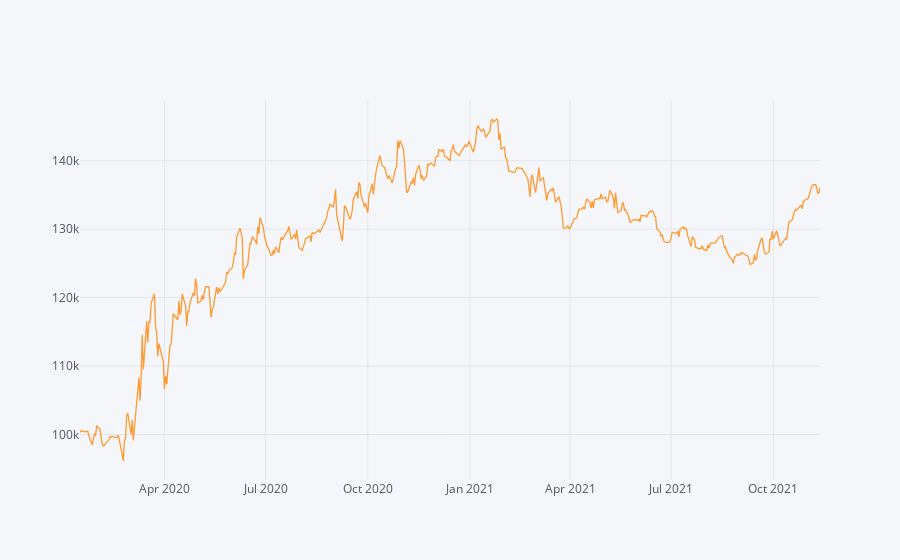

Notebook source saved alongside this figure:
### Code cell
r_df = results['result_df']

# Calculate the Absolute Return of our trend-following trading strategy
absolute_return_tf = (r_df['account_val'].iloc[-1]-starting_capital)/starting_capital

# Calculate the CAGR or our trend-following trading strategy
CAGR_tf = ((r_df['account_val'].iloc[-1]/starting_capital)**(252/len(df)))-1
#or
CAGR_tf = ((r_df['account_val'].iloc[-1]/starting_capital)**(365/(df.index[-1] - df.index[0]).days))-1


# Calculate the IR (Sharpe without RF-rate) of our trend-following trading strategy
information_ratio_tf = (r_df.account_val.pct_change().mean()/r_df.account_val.pct_change().std())*((252) **0.5)

#Plot the equity curve (hint: use 'account_val')
r_df.account_val.iplot()
#or
#r_df.account_val.plot()

### Figure 1 — Plotly figure (JSON) as saved in the notebook; plotly's stock layout.template omitted (floating-point values rounded to 4 significant figures; data arrays with more than 128 entries replaced by an {"elided": "..."} marker saying what was removed)
{"data": [{"line": {"color": "rgba(255, 153, 51, 1.0)", "dash": "solid", "shape": "linear", "width": 1.3}, "mode": "lines", "name": "account_val", "text": "", "type": "scatter", "x": {"elided": "462 str values"}, "y": {"elided": "462 float values"}}], "layout": {"legend": {"bgcolor": "#F5F6F9", "font": {"color": "#4D5663"}}, "paper_bgcolor": "#F5F6F9", "plot_bgcolor": "#F5F6F9", "title": {"font": {"color": "#4D5663"}}, "xaxis": {"gridcolor": "#E1E5ED", "showgrid": true, "tickfont": {"color": "#4D5663"}, "title": {"font": {"color": "#4D5663"}, "text": ""}, "zerolinecolor": "#E1E5ED"}, "yaxis": {"gridcolor": "#E1E5ED", "showgrid": true, "tickfont": {"color": "#4D5663"}, "title": {"font": {"color": "#4D5663"}, "text": ""}, "zerolinecolor": "#E1E5ED"}}}
